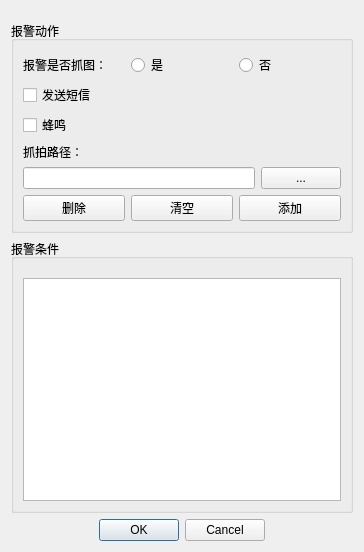
<?xml version="1.0" encoding="UTF-8"?>
<ui version="4.0">
 <class>DlgAlarmConfig</class>
 <widget class="QDialog" name="DlgAlarmConfig">
  <property name="geometry">
   <rect>
    <x>0</x>
    <y>0</y>
    <width>364</width>
    <height>552</height>
   </rect>
  </property>
  <property name="sizePolicy">
   <sizepolicy hsizetype="Preferred" vsizetype="Preferred">
    <horstretch>0</horstretch>
    <verstretch>0</verstretch>
   </sizepolicy>
  </property>
  <property name="windowTitle">
   <string>Dialog</string>
  </property>
  <property name="autoFillBackground">
   <bool>false</bool>
  </property>
  <property name="sizeGripEnabled">
   <bool>false</bool>
  </property>
  <layout class="QVBoxLayout" name="verticalLayout">
   <item>
    <layout class="QVBoxLayout" name="verticalLayout_7">
     <property name="topMargin">
      <number>10</number>
     </property>
    </layout>
   </item>
   <item>
    <layout class="QVBoxLayout" name="verticalLayout_3">
     <item>
      <widget class="QGroupBox" name="groupBox">
       <property name="title">
        <string>报警动作</string>
       </property>
       <layout class="QVBoxLayout" name="verticalLayout_4">
        <item>
         <layout class="QVBoxLayout" name="verticalLayout_8">
          <property name="topMargin">
           <number>3</number>
          </property>
         </layout>
        </item>
        <item>
         <layout class="QHBoxLayout" name="horizontalLayout_3">
          <property name="topMargin">
           <number>0</number>
          </property>
          <item>
           <widget class="QLabel" name="label">
            <property name="text">
             <string>报警是否抓图：</string>
            </property>
           </widget>
          </item>
          <item>
           <widget class="QRadioButton" name="radioCapture">
            <property name="text">
             <string>是</string>
            </property>
           </widget>
          </item>
          <item>
           <widget class="QRadioButton" name="radioNoCapture">
            <property name="text">
             <string>否</string>
            </property>
           </widget>
          </item>
         </layout>
        </item>
        <item>
         <widget class="QCheckBox" name="checkBoxMsg">
          <property name="text">
           <string>发送短信</string>
          </property>
         </widget>
        </item>
        <item>
         <widget class="QCheckBox" name="checkBoxBeep">
          <property name="text">
           <string>蜂鸣</string>
          </property>
         </widget>
        </item>
        <item>
         <widget class="QLabel" name="label_3">
          <property name="text">
           <string>抓拍路径：</string>
          </property>
         </widget>
        </item>
        <item>
         <layout class="QHBoxLayout" name="horizontalLayout_4">
          <property name="topMargin">
           <number>0</number>
          </property>
          <item>
           <widget class="QLineEdit" name="lineEdit"/>
          </item>
          <item>
           <widget class="QPushButton" name="btnDirectory">
            <property name="text">
             <string>...</string>
            </property>
           </widget>
          </item>
         </layout>
        </item>
        <item>
         <layout class="QHBoxLayout" name="horizontalLayout">
          <property name="topMargin">
           <number>0</number>
          </property>
          <item>
           <widget class="QPushButton" name="btnDel">
            <property name="text">
             <string>删除</string>
            </property>
            <property name="flat">
             <bool>false</bool>
            </property>
           </widget>
          </item>
          <item>
           <widget class="QPushButton" name="btnClear">
            <property name="text">
             <string>清空</string>
            </property>
            <property name="flat">
             <bool>false</bool>
            </property>
           </widget>
          </item>
          <item>
           <widget class="QPushButton" name="btnAdd">
            <property name="text">
             <string>添加</string>
            </property>
            <property name="flat">
             <bool>false</bool>
            </property>
           </widget>
          </item>
         </layout>
        </item>
       </layout>
      </widget>
     </item>
    </layout>
   </item>
   <item>
    <widget class="QGroupBox" name="groupBox_2">
     <property name="title">
      <string>报警条件</string>
     </property>
     <layout class="QVBoxLayout" name="verticalLayout_5">
      <item>
       <layout class="QVBoxLayout" name="verticalLayout_6">
        <property name="topMargin">
         <number>10</number>
        </property>
       </layout>
      </item>
      <item>
       <widget class="QListView" name="listView"/>
      </item>
     </layout>
    </widget>
   </item>
   <item>
    <layout class="QHBoxLayout" name="horizontalLayout_2">
     <property name="sizeConstraint">
      <enum>QLayout::SetFixedSize</enum>
     </property>
     <item>
      <spacer name="horizontalSpacer">
       <property name="orientation">
        <enum>Qt::Horizontal</enum>
       </property>
       <property name="sizeHint" stdset="0">
        <size>
         <width>40</width>
         <height>20</height>
        </size>
       </property>
      </spacer>
     </item>
     <item>
      <widget class="QDialogButtonBox" name="buttonBox">
       <property name="orientation">
        <enum>Qt::Horizontal</enum>
       </property>
       <property name="standardButtons">
        <set>QDialogButtonBox::Cancel|QDialogButtonBox::Ok</set>
       </property>
      </widget>
     </item>
     <item>
      <spacer name="horizontalSpacer_2">
       <property name="orientation">
        <enum>Qt::Horizontal</enum>
       </property>
       <property name="sizeHint" stdset="0">
        <size>
         <width>40</width>
         <height>20</height>
        </size>
       </property>
      </spacer>
     </item>
    </layout>
   </item>
  </layout>
 </widget>
 <resources/>
 <connections>
  <connection>
   <sender>buttonBox</sender>
   <signal>accepted()</signal>
   <receiver>DlgAlarmConfig</receiver>
   <slot>accept()</slot>
   <hints>
    <hint type="sourcelabel">
     <x>248</x>
     <y>254</y>
    </hint>
    <hint type="destinationlabel">
     <x>157</x>
     <y>274</y>
    </hint>
   </hints>
  </connection>
  <connection>
   <sender>buttonBox</sender>
   <signal>rejected()</signal>
   <receiver>DlgAlarmConfig</receiver>
   <slot>reject()</slot>
   <hints>
    <hint type="sourcelabel">
     <x>316</x>
     <y>260</y>
    </hint>
    <hint type="destinationlabel">
     <x>286</x>
     <y>274</y>
    </hint>
   </hints>
  </connection>
 </connections>
</ui>
